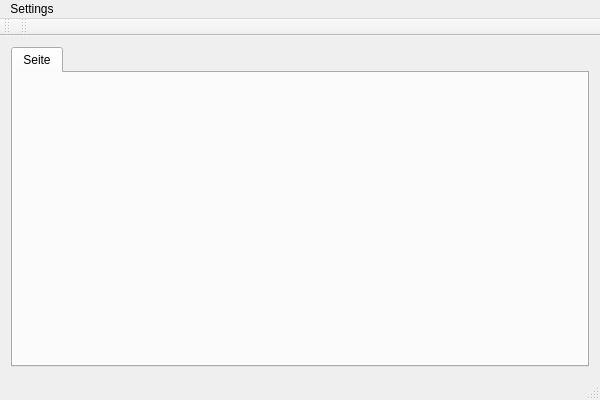
<?xml version="1.0" encoding="UTF-8"?>
<ui version="4.0">
 <class>MainWindow</class>
 <widget class="QMainWindow" name="MainWindow">
  <property name="geometry">
   <rect>
    <x>0</x>
    <y>0</y>
    <width>600</width>
    <height>400</height>
   </rect>
  </property>
  <property name="windowTitle">
   <string>MainWindow</string>
  </property>
  <widget class="QWidget" name="centralWidget">
   <layout class="QVBoxLayout" name="verticalLayout">
    <item>
     <widget class="QTabWidget" name="tabWidget">
      <property name="currentIndex">
       <number>0</number>
      </property>
      <widget class="QWidget" name="Seite">
       <attribute name="title">
        <string>Seite</string>
       </attribute>
      </widget>
     </widget>
    </item>
   </layout>
  </widget>
  <widget class="QMenuBar" name="menuBar">
   <property name="geometry">
    <rect>
     <x>0</x>
     <y>0</y>
     <width>600</width>
     <height>26</height>
    </rect>
   </property>
   <widget class="QMenu" name="menuSettings">
    <property name="title">
     <string>Settings</string>
    </property>
    <addaction name="actionPlugins"/>
   </widget>
   <addaction name="menuSettings"/>
  </widget>
  <widget class="QToolBar" name="mainToolBar">
   <attribute name="toolBarArea">
    <enum>TopToolBarArea</enum>
   </attribute>
   <attribute name="toolBarBreak">
    <bool>false</bool>
   </attribute>
  </widget>
  <widget class="QStatusBar" name="statusBar"/>
  <widget class="QToolBar" name="toolBar">
   <property name="windowTitle">
    <string>toolBar</string>
   </property>
   <attribute name="toolBarArea">
    <enum>TopToolBarArea</enum>
   </attribute>
   <attribute name="toolBarBreak">
    <bool>false</bool>
   </attribute>
  </widget>
  <action name="actionPlugins">
   <property name="text">
    <string>Plugins...</string>
   </property>
  </action>
 </widget>
 <layoutdefault spacing="6" margin="11"/>
 <resources/>
 <connections/>
</ui>
